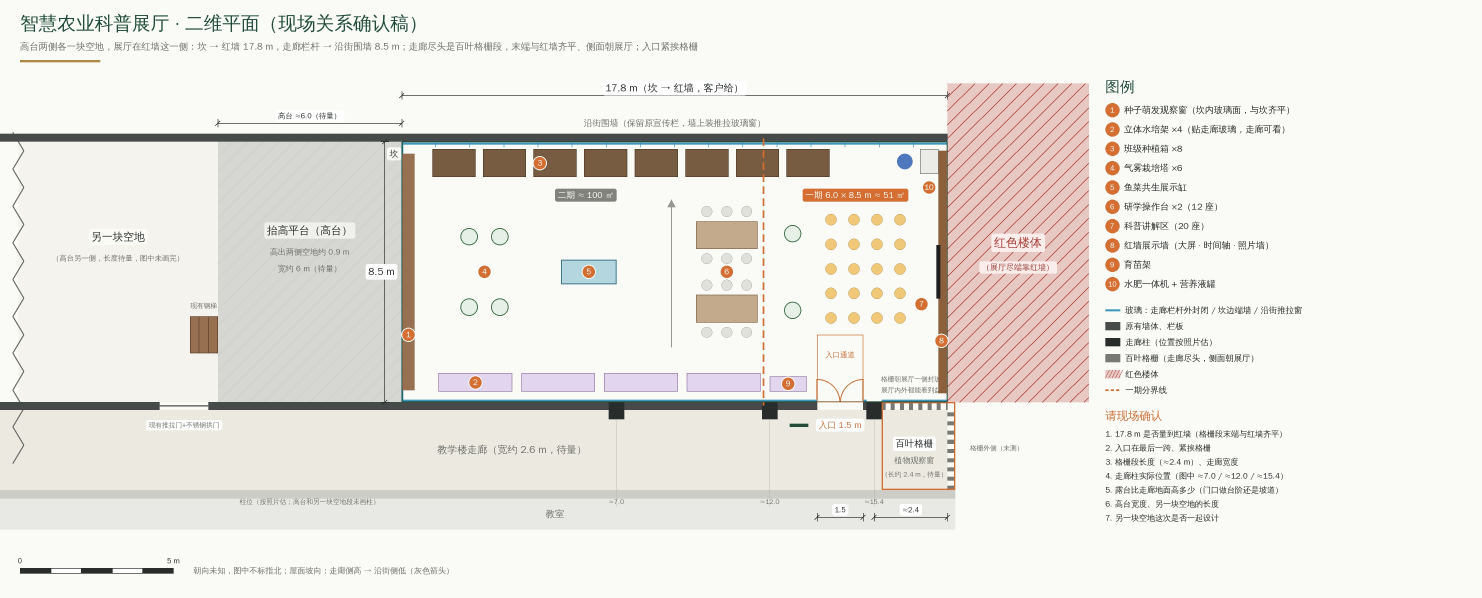
#> input picture smart-farm/v2/renders/plan2d.jpg, 4446 x 1792 px (shown at 1/3 size)
$ python -i plan2d.py   (imports and definitions only)
#> lines starting #> are read from the running program, lines starting #| are printed output that depends on the picture
"""2D top view (CAD-style) of the science hall and its surroundings, for confirming the site
layout before the 3D views are revised.

    python3 plan2d.py          ->  renders/plan2d.jpg        (site-confirmation draft, with items to measure)
    python3 plan2d.py --clean  ->  renders/plan2d_clean.jpg  (client version: no estimates, phases or notes)

Coordinates as in scene_v2.py: x along the terrace from the kerb (0) to the red wall (17.8),
y from the corridor parapet (0) to the street parapet (8.5). Corridor is y < 0.
"""
import math
import os

from PIL import Image, ImageDraw, ImageFont

HERE = os.path.dirname(os.path.abspath(__file__))
OUT = os.path.join(HERE, "renders", "plan2d.jpg")
CJK = "/usr/share/fonts/truetype/wqy/wqy-zenhei.ttc"

L, W = 17.8, 8.5                 # terrace / hall: kerb -> red wall, corridor parapet -> street parapet
CW = 2.6                         # corridor clear width (estimate)
COLS = [7.0, 12.0]               # corridor columns located from the photos (estimate)
ALC = 2.4                        # louver alcove length (estimate); its end wall is in line with the red wall
PIER = L - ALC                   # last pier: corridor parapet ends here, louver alcove runs on to the red-wall line
DOOR = (PIER - 1.85, PIER - 0.35)  # door in the last bay, right next to the louver alcove
PHASE1_X = 11.8
GAP = 1.2                        # open gap between the end louvers and the red block behind them (as in scene_v2.py)
END_DOOR = (L - 1.0, L - 0.1)    # existing door in the classroom-side wall at the corridor end (louver photo)
PW = 6.0                         # raised platform width along the corridor (estimate, to measure)
BX = 6.5                         # length of the other terrace shown before the break line (not its real size)
GATE = (-PW - 1.9, -PW - 0.3)    # existing sliding gate under the stainless arch, corridor -> other terrace
STATION = (-PW / 2, W / 2)       # weather station with LED screen, middle of the platform (as in scene_v2.py)
STATION_ROT = 45.0               # screen direction: one face to the hall + corridor, the other to the far terrace

S = 92                           # px per metre
X0, X1 = -PW - BX - 0.6, 22.4    # drawn extent (m)
Y0, Y1 = -4.3, 10.4
MARGIN_T, MARGIN_B, LEG = 250, 190, 1180
LEG_BAND = 480                   # client version: legend in a band under the drawing instead of a side column
WPX = int((X1 - X0) * S)
HPX = int((Y1 - Y0) * S)

INK = (40, 44, 42)
WALL = (70, 74, 72)
GLASS = (60, 150, 190)
RED = (176, 58, 50)
ORANGE = (214, 110, 50)
GREEN = (31, 77, 58)
GOLD = (176, 138, 70)
MUTED = (110, 112, 108)


def font(s):
    return ImageFont.truetype(CJK, int(s), index=0)


def P(x, y):
    return (int((x - X0) * S), int(MARGIN_T + (Y1 - y) * S))


def rect(d, x0, y0, x1, y1, **kw):
    a, b = P(x0, y1), P(x1, y0)
    d.rectangle((a[0], a[1], b[0], b[1]), **kw)


# [110 lines left out: functions hatch, text, dim_h, dim_v, marker, draw_station and 1 more, not called in this run]


def paste_render(img):
    """Use the rendered top view (renders/plan.png, ortho 20.5 m wide centred on the hall) for the hall interior."""
    src = os.path.join(HERE, "renders", "plan.png")
    r = Image.open(src).convert("RGB")
    ppm = r.width / 20.5
    cx, cy = L / 2 - 0.6, W / 2 - 0.3
    box = (r.width / 2 + (0 - cx) * ppm, r.height / 2 - (W - cy) * ppm,
           r.width / 2 + (L - cx) * ppm, r.height / 2 - (0 - cy) * ppm)
    crop = r.crop(tuple(int(round(v)) for v in box)).resize((int(round(L * S)), int(round(W * S))), Image.LANCZOS)
    img.paste(crop, P(0.0, W))


# [265 lines left out: functions main, draw_phase, rest, confirm_list, not called in this run]


# [3 lines not run here, left out]

>>> import cv2
>>> picture = cv2.imread('renders/plan2d.jpg', cv2.IMREAD_GRAYSCALE)
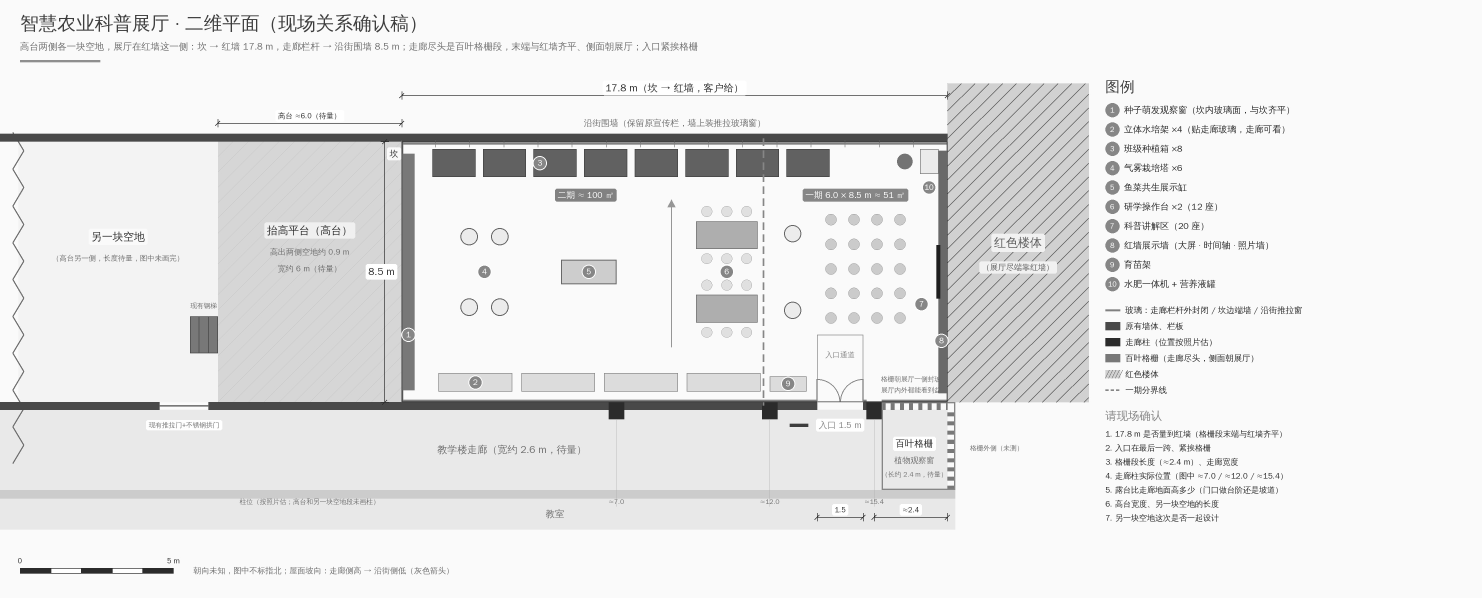
#> picture: shape (1792, 4446) (shown at 1/3 size); min 24, max 255, mean 232.3
#> (the run stopped early here; a loop or call above may not have finished)

$ run again, on smart-farm/v2/renders/signage_board.jpg
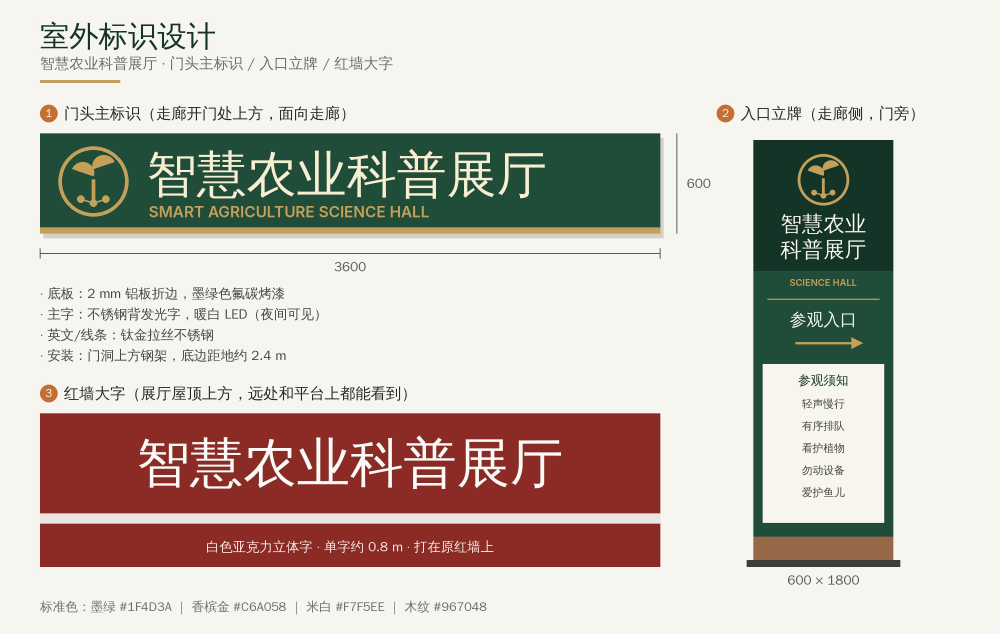
#> input picture smart-farm/v2/renders/signage_board.jpg, 3000 x 1900 px (shown at 1/3 size)
#> `picture = cv2.imread('renders/plan2d.jpg', cv2.IMREAD_GRAYSCALE)`:
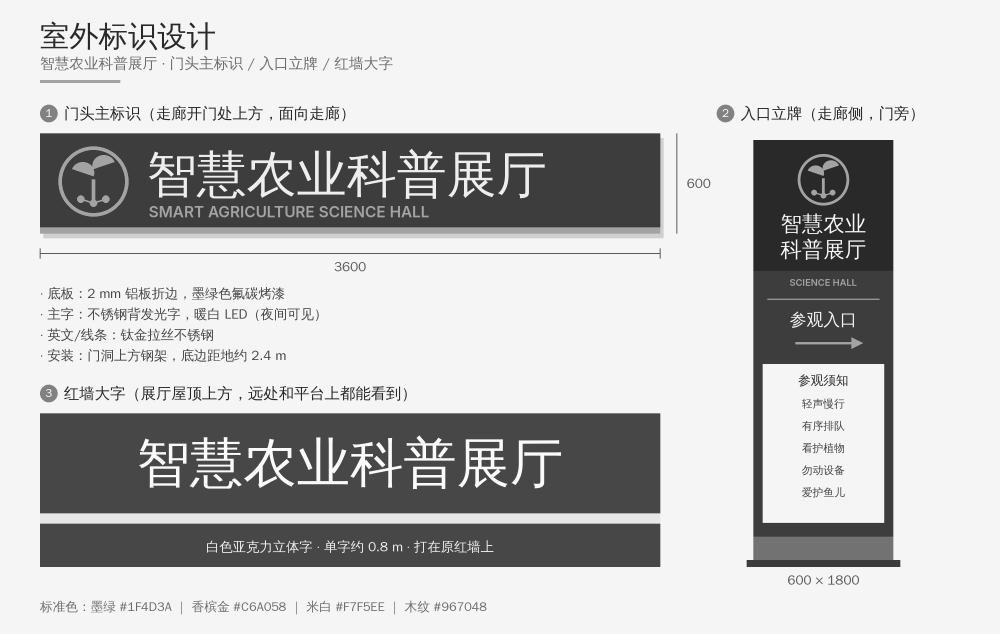
#> picture: shape (1900, 3000) (shown at 1/3 size); min 14, max 255, mean 192
